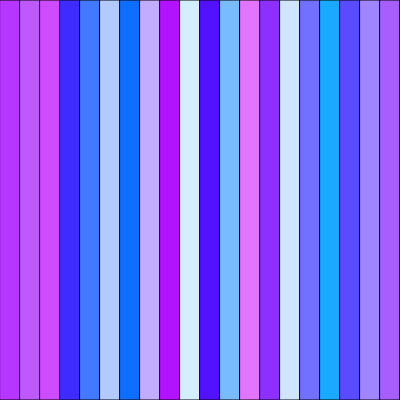
Frame 1 (no input)
Frame 60 (no input): identical to frame 1, image omitted
Frame 120 (the mouse pressed at the canvas centre since frame 60): identical to frame 1, image omitted

The p5.js sketch that drew this single still picture (run headless with seeded random() and noise() and a simulated clock; from frame 60 on, the mouse is pressed at the canvas centre):

// p5.js sketch
// ── sketch.js
// Wk-3-2 columns rainbow
// https://editor.p5js.org/benjamin.bergery/sketches/s7BBMA_9H

// PUT IN SETUP TO ONLY RUN NESTED LOOP ONCE

function setup() {
  createCanvas(400, 400);
  rainbowColumns();
}

function draw() {}
// empty draw function!



function rainbowColumns() {
  for (
    let x = 0;
    x <= width;
    x += width / 20 )
    // in each column
    {
    fill(random(255), random(255), 255);
    // get random blue-red color
    rect(x, 0, width / 10, height);
    // draw a rectangle
  }
}

// Extra:Make every column a different color.
// ( Source: Mimi Yin)
